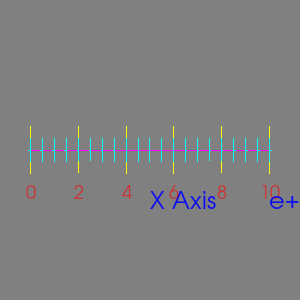

Write the Python code that produced this figure.
#!/usr/bin/env python

# Test vtkAxisActor X axis in 2D mode.

import vtkmodules.vtkInteractionStyle  # noqa: F401
import vtkmodules.vtkRenderingFreeType  # noqa: F401
import vtkmodules.vtkRenderingOpenGL2  # noqa: F401

from vtkmodules.vtkCommonCore import vtkStringArray
from vtkmodules.vtkRenderingAnnotation import vtkAxisActor
from vtkmodules.vtkRenderingCore import (
    vtkProperty,
    vtkRenderWindow,
    vtkRenderWindowInteractor,
    vtkRenderer,
    vtkTextProperty,
)

# Create and configure X axis
axis = vtkAxisActor()
axis.SetPoint1(0, 0, 0)
axis.SetPoint2(10, 0, 0)
axis.SetTitle("X Axis")
axis.SetBounds(0, 10, 0, 0, 0, 0)
axis.SetTickLocationToBoth()
axis.SetAxisTypeToX()
axis.SetRange(0, 10)
axis.SetLabelOffset(5)
axis.SetDeltaRangeMajor(2)
axis.SetDeltaRangeMinor(0.5)
axis.SetExponent("+00")
axis.SetExponentVisibility(True)
axis.SetExponentOffset(30)
axis.SetTitleOffset(0, 30)
axis.SetTitleScale(0.8)
axis.SetLabelScale(0.5)

# Enable 2D mode
axis.SetUse2DMode(True)

# Custom labels
labels = vtkStringArray()
labels.SetNumberOfTuples(6)
labels.SetValue(0, "0")
labels.SetValue(1, "2")
labels.SetValue(2, "4")
labels.SetValue(3, "6")
labels.SetValue(4, "8")
labels.SetValue(5, "10")
axis.SetLabels(labels)

# Title text property
title_text_prop = vtkTextProperty()
title_text_prop.SetColor(0.0, 0.0, 1.0)
title_text_prop.SetOpacity(0.9)
title_text_prop.SetFontSize(24)
axis.SetTitleTextProperty(title_text_prop)

# Label text property
label_text_prop = vtkTextProperty()
label_text_prop.SetColor(1.0, 0.0, 0.0)
label_text_prop.SetOpacity(0.6)
label_text_prop.SetFontSize(18)
axis.SetLabelTextProperty(label_text_prop)

# Axis line properties
main_line_prop = vtkProperty()
main_line_prop.SetColor(1.0, 0.0, 1.0)
axis.SetAxisMainLineProperty(main_line_prop)

major_tick_prop = vtkProperty()
major_tick_prop.SetColor(1.0, 1.0, 0.0)
axis.SetAxisMajorTicksProperty(major_tick_prop)

minor_tick_prop = vtkProperty()
minor_tick_prop.SetColor(0.0, 1.0, 1.0)
axis.SetAxisMinorTicksProperty(minor_tick_prop)

# Renderer
renderer = vtkRenderer()
renderer.AddActor(axis)
renderer.SetBackground(0.5, 0.5, 0.5)

# Render window
render_window = vtkRenderWindow()
render_window.AddRenderer(renderer)
render_window.SetWindowName("axis actor mode2d")
render_window.SetMultiSamples(0)
render_window.SetSize(300, 300)

# Interactor
interactor = vtkRenderWindowInteractor()
interactor.SetRenderWindow(render_window)

# Scene
axis.SetCamera(renderer.GetActiveCamera())
render_window.Render()
renderer.ResetCameraScreenSpace(0.8)

interactor.Initialize()
interactor.Start()
